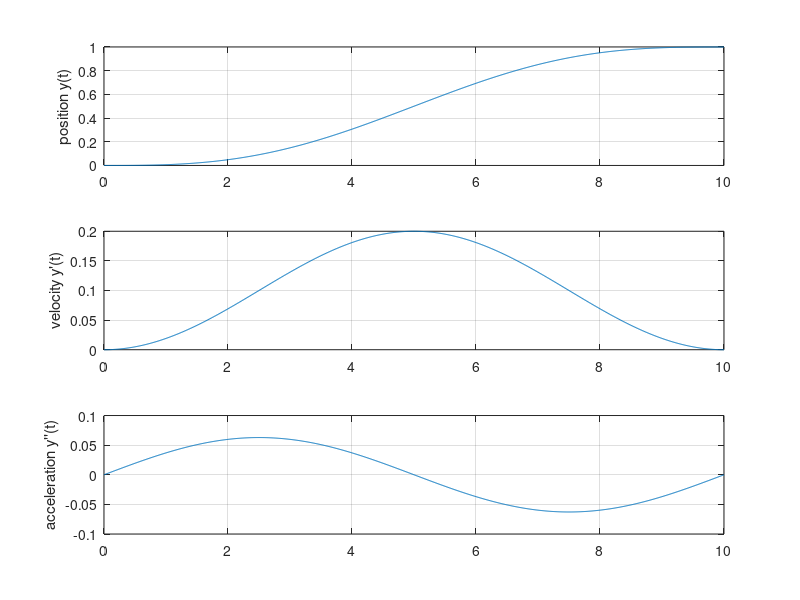

MATLAB code to generate this figure:
T = 10;
w = 2 * pi / T;
A = w / T;
t = 0:0.01:T;

yddot_des = A * sin(w * t);
ydot_des = (A/w) * (1 - cos(w * t));
y_des = -(A/(w^2)) * sin(w*t) + (A/w) * t;

figure;
subplot(3,1,1);
plot(t, y_des);
ylabel('position y(t)');
grid on;

subplot(3,1,2);
plot(t, ydot_des);
ylabel("velocity y'(t)");
grid on;

subplot(3,1,3);
plot(t, yddot_des);
ylabel("acceleration y''(t)")
grid on;
